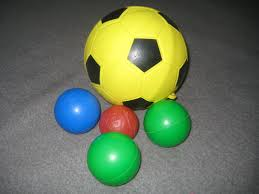
#> input picture b1.jfif, 259 x 194 px
$ python calculate_surfacce_area.py
#> lines starting #> are read from the running program, lines starting #| are printed output that depends on the picture; after the words box and inside, x2 and y2 are one past the last pixel; in counts of white or black regions, pixels touching at a corner belong together
# import the packages
#!pip install opencv-python

import cv2
import numpy as np

# calculating the surface area
def calculate_surface_area(image_path):
    # Load the image using cv2
#> called with image_path = 'b1.jfif'
    image = cv2.imread(image_path)
#> image is the input picture: shape (194, 259, 3); mean B, G, R 90, 117.2, 104.3
    if image is None:
        print("Error: Image not found or cannot be loaded.")
        return

    # Convert to grayscale
    gray = cv2.cvtColor(image, cv2.COLOR_BGR2GRAY)
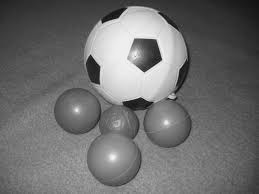
#> gray: shape (194, 259); min 3, max 245, mean 110.2

    # Apply GaussianBlur to reduce noise
    blurred = cv2.GaussianBlur(gray, (5, 5), 0)

    # Apply adaptive thresholding to handle varying lighting conditions
    thresh = cv2.adaptiveThreshold(blurred, 255, cv2.ADAPTIVE_THRESH_GAUSSIAN_C,
                                   cv2.THRESH_BINARY_INV, 11, 2)
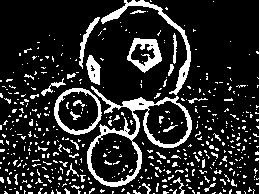
#> thresh: shape (194, 259); 15.9% white; 504 white regions (466 under 20 px)

    # Find contours
    contours, _ = cv2.findContours(thresh, cv2.RETR_EXTERNAL, cv2.CHAIN_APPROX_SIMPLE)
#> contours = 470 contours, 458 with area under 20; largest, box (x1, y1, x2, y2) and area: (87, 86, 192, 187) 4697, (54, 88, 102, 135) 1682, (127, 38, 162, 73) 790, (101, 0, 191, 95) 686, (86, 55, 101, 85) 254

    # Initialize total area
    total_area = 0

    # Loop over the contours
    for contour in contours:
        # Calculate the area of each contour
        area = cv2.contourArea(contour)

        # Optionally filter out small contours
        if area > 100:  # Adjust this threshold as needed
            total_area += area

            # Draw the contour and the area on the image
            cv2.drawContours(image, [contour], -1, (111, 0, 255), 1)
            x, y, w, h = cv2.boundingRect(contour)
            cv2.putText(image, f"Area: {area:.2f}", (x, y - 10),
                        cv2.FONT_HERSHEY_SIMPLEX, 0.5, (220, 255, 0), 1)
#> this loop made 470 passes
#> (area, total_area, x, y, w, h) on passes 379, 384, 435, 449, 464, 470: (1681.5, 1681.5, 54, 88, 48, 47), (4697, 6378.5, 87, 86, 105, 101), (254.5, 6633, 86, 55, 15, 30), (789.5, 7422.5, 127, 38, 35, 35), (167.5, 7590, 79, 17, 21, 52), (685.5, 8275.5, 101, 0, 90, 95)
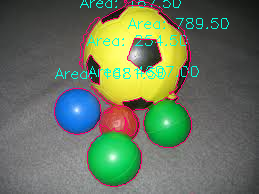
#> image: shape (194, 259, 3); 4.53% of pixels changed, all inside (x1, y1, x2, y2) = (54, 0, 229, 187)
#> after the loop, total_area = 8275.5

    # Display the total area
    print(f"Total surface area: {total_area:.2f}")
#| Total surface area: 8275.50

    # Show the image with contours and areas
    cv2.imshow("Detected Objects", image)
    cv2.waitKey(0)
    cv2.destroyAllWindows()

# Example usage
calculate_surface_area("b1.jfif")
